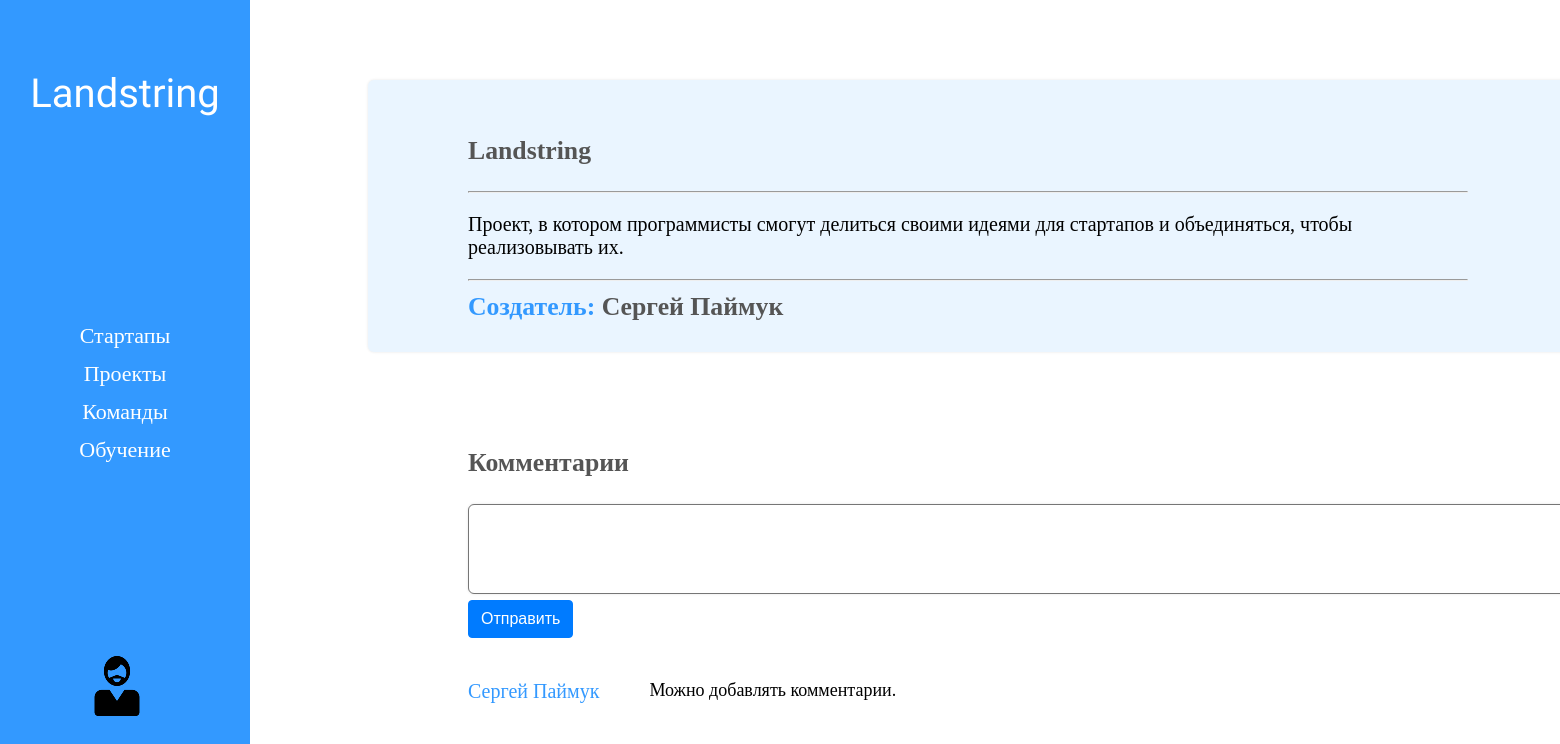
/my_startups/6/ (signed in), run on the app's committed database.
### accounts/models.py (models this page shows, shortened)
class Ideas(models.Model):
    name = models.CharField(verbose_name="Наименование идеи", max_length=100)
    description = models.TextField(verbose_name="Описание идеи")
    creator = models.ForeignKey(
        settings.AUTH_USER_MODEL,
        on_delete=models.CASCADE,
    )
    class Meta:
        verbose_name = "идею"
        verbose_name_plural = "Идеи"

class Comments(models.Model):
    comment = models.TextField(verbose_name="Текст комментария")
    author = models.ForeignKey(
        settings.AUTH_USER_MODEL,
        on_delete=models.CASCADE,
    )
    idea = models.ForeignKey(
        Ideas,
        on_delete=models.CASCADE,
        )
    class Meta:
        verbose_name = "комментарий"
        verbose_name_plural = "Комментарии"

### accounts/views.py (the view)
# urls.py: path('my_startups/<int:id>/', views.startupView),
@login_required(login_url='login')
def startupView(request, id):
	idea = Ideas.objects.get(id = id)
	comments = Comments.objects.filter(idea = idea).order_by('-id')
	if request.method == 'POST':
		form = CommentForm(request.POST)
		text = form.data.get('comment')
		comment = Comments(comment=text, author = request.user, idea = idea)
		comment.save()
	form = CommentForm(None)
	return render(request, 'accounts/startups/idea_detail.html', {'idea' : idea, 'comments' : comments, 'form' : form})

### accounts/forms.py
class CommentForm(forms.Form):
	comment = forms.CharField(widget=forms.Textarea(attrs={'rows' : '5', 'cols' : '133'} ))

### accounts/templates/accounts/startups/idea_detail.html (shortened to what this page needs)
{% extends "accounts/main/base.html" %}
{% load static %}
{% block styles %}
<link rel="stylesheet" href="{% static 'accounts/css/idea.css' %}">
{% endblock styles %}
{% block content %}
<div class="main">
    <div class="container">
        <div class="idea">
            <h3 class="idea_title">{{ idea.name }}</h3>
            <hr />
            <p class="idea_description">{{ idea.description }}</p>
            <hr />
            <div class="creator">
                <h3 class="text">Создатель: </h3>
                <h3 class="name">{{ idea.creator.first_name}} {{ idea.creator.last_name }}</h3>
            </div>
        </div>
        <div class="comments">
            <h3 class="comments_title">Комментарии</h3>
            <form action="" method="post">
                <div class="new_comment">
                    {{ form.comment }}
                    <button type="submit" class="btn">Отправить</button>
                </div>
            </form>
            <div class="list_comments">
                {% for comment in comments %}
                <div class="comment_block">
                    <div class="author_comment">{{ comment.author.first_name }} {{ comment.author.last_name }}</div>
                    <div class="text_comment">{{ comment.comment }}</div>
                </div>
                {% endfor %}
            </div>
        </div>
    </div>
</div>
{% endblock content %}

### accounts/static/accounts/css/idea.css (style rules this page uses)
.container { margin-left: 100px; margin-top: 80px; }
.idea { width: 1000px; padding: 30px 100px; border-radius: 6px; background-color: rgb(51, 153, 255, 0.1); box-shadow: 0 0 3px rgb(0 0 0 / 10%); }
.idea_title { color: #555; }
.idea_description { font-size: 20px; }
.creator { display: inline; }
.creator h3.text { color: rgb(51, 153, 255); display: inline; }
.creator h3.name { color: #555; display: inline; }
.comments { white-space: normal; width: 600px; padding: 70px 100px; }
.list_comments { margin-top: 30px; }
.comment_block { margin-top: 12px; display: inline-flex; width: 1000px; }
.author_comment { color: rgb(51, 153, 255); font-size: 20px; float: left; white-space: nowrap; }
.text_comment { margin-left: 50px; font-size: 18px; white-space: normal; word-wrap: break-word; max-width: 400px; }
.comments_title { color: #555; }
.new_comment { width: 1000px; }
#id_comment { border-radius: 6px; box-shadow: 0 0 3px rgb(0 0 0 / 10%); resize: none; outline:none; padding-left: 1em; padding-right: 1em; padding-top: 0.5em; padding-bottom: 0.5em; }
.btn { display: inline-block; font-weight: 400; text-align: center; white-space: nowrap; vertical-align: middle; user-select: none; border: 1px solid transparent; padding: .375rem .75rem; font-size: 1rem; line-height: 1.5; border-radius: .25rem; transition: color .15s ease-in-out,background-color .15s ease-in-out,border-color .15s ease-in-out,box-shadow .15s ease-in-out; color: #fff; background-color: #007bff; border-color: #007bff; }

### accounts/static/accounts/css/style.css (style rules this page uses)
.main { margin-left: 250px; font-size: 22px; padding: 0px 10px; }

### data on the page
Ideas: name "Landstring", description "Проект, в котором программисты смогут делиться своими идеями для стартапов и объединяться, чтобы реализовывать их.", creator.first_name "Сергей", creator.last_name "Паймук"
Comments: author.first_name "Сергей", author.last_name "Паймук", comment "Можно добавлять комментарии."
